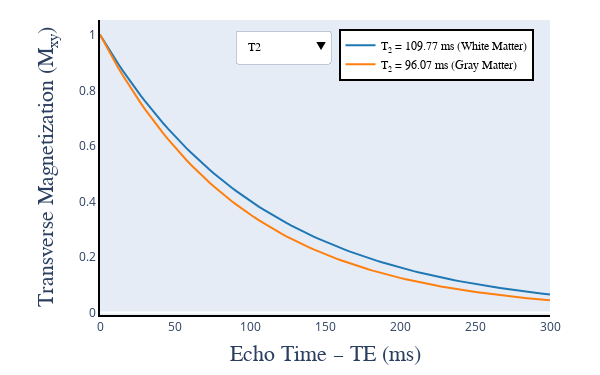

Notebook code cell kept with this figure:
### Markdown cell above
##### 1.2 Plot

### Code cell
import matplotlib.pyplot as plt
import chart_studio.plotly as py
import plotly.graph_objs as go
import numpy as np
from plotly import __version__
from plotly.offline import download_plotlyjs, init_notebook_mode, plot, iplot

init_notebook_mode(connected=True)

from IPython.core.display import display, HTML

config={'showLink': False, 'displayModeBar': False}

# T2 signals

wm_T2 = go.Scatter(
    x = TE,
    y = T2_signal_WM,
    name = 'T<sub>2</sub> = 109.77 ms (White Matter)',
    text = 'T<sub>2</sub> = 109.77 ms (White Matter)',
    hoverinfo = 'x+y+text',
    line=dict(color='#1f77b4', dash='solid'),
    visible = True
)

gm_T2 = go.Scatter(
    x = TE,
    y = T2_signal_GM,
    name = 'T<sub>2</sub> = 96.07 ms (Gray Matter)',
    text = 'T<sub>2</sub> = 96.07 ms (Gray Matter)',
    hoverinfo = 'x+y+text',
    line=dict(color='#ff7f0e', dash='solid'),
    visible = True
)

# T2* signals

wm_T2star = go.Scatter(
    x = TE,
    y = T2star_signal_WM,
    name = 'T<sub>2</sub>* = 67.63 ms (White Matter)',
    text = 'T<sub>2</sub>* = 67.63 ms (White Matter)',
    hoverinfo = 'x+y+text',
    line=dict(color='#1f77b4', dash='dot'),
    visible = False
)

gm_T2star = go.Scatter(
    x = TE,
    y = T2star_signal_GM,
    name = 'T<sub>2</sub>* = 48.48 ms (Gray Matter)',
    text = 'T<sub>2</sub>* = 48.48 ms (Gray Matter)',
    hoverinfo = 'x+y+text',
    line=dict(color='#ff7f0e', dash='dot'),
    visible = False
)

data = [wm_T2, gm_T2, wm_T2star, gm_T2star]

layout = go.Layout(
    width=600,
    height=375,
    margin=go.layout.Margin(
        l=100,
        r=50,
        b=60,
        t=20,
    ),
    annotations=[
        dict(
            x=0.5004254919715793,
            y=-0.175,
            showarrow=False,
            text='Echo Time – TE (ms)',
            font=dict(
                family='Times New Roman',
                size=22
            ),
            xref='paper',
            yref='paper'
        ),
        dict(
            x=-0.15,
            y=0.50,
            showarrow=False,
            text='Transverse Magnetization (M<sub>xy</sub>)',
            font=dict(
                family='Times New Roman',
                size=22
            ),
            textangle=-90,
            xref='paper',
            yref='paper'
        ),
    ],
    xaxis=dict(
        showgrid=False,
        linecolor='black',
        linewidth=2
    ),
    yaxis=dict(
        showgrid=False,
        linecolor='black',
        linewidth=2
    ),
    legend=dict(
        x=0.53,
        y=0.97,
        traceorder='normal',
        font=dict(
            family='Times New Roman',
            size=12,
            color='#000'
        ),
        bordercolor='#000000',
        borderwidth=2
    ),
    updatemenus=[
        dict(
            buttons=list([
                # Display T2
                dict(
                    args=[{'visible': [True, True, False, False]}],
                    label='T2',
                    method='update'
                ),
                # Display T2*
                dict(
                    args=[{'visible': [False, False, True, True]}],
                    label='T2*',
                    method='update'
                ),
                # Display both T2 and T2*
                dict(
                    args=[{'visible': [True, True, True, True]}],
                    label='T2 and T2*',
                    method='update'
                ),
            ]),
            direction='down',
            pad={'r': 10, 't': 10},
            showactive=True,
            x=0.30,
            xanchor='left',
            y=1.0,
            yanchor='top',
            font=dict(
            family='Times New Roman',
            size=12,
            color='#000'
            )
        ),
    ]
) 

fig = dict(data=data, layout=layout)

iplot(fig, filename = 'ir_fig_2.html', config = config)

### Figure 1 — Plotly figure (JSON) as saved in the notebook; plotly's stock layout.template omitted (floating-point values rounded to 4 significant figures)
{"data": [{"hoverinfo": "x+y+text", "line": {"color": "#1f77b4", "dash": "solid"}, "name": "T<sub>2</sub> = 109.77 ms (White Matter)", "text": "T<sub>2</sub> = 109.77 ms (White Matter)", "type": "scatter", "visible": true, "x": [0, 3.03, 6.061, 9.091, 12.12, 15.15, 18.18, 21.21, 24.24, 27.27, 30.3, 33.33, 36.36, 39.39, 42.42, 45.45, 48.48, 51.52, 54.55, 57.58, 60.61, 63.64, 66.67, 69.7, 72.73, 75.76, 78.79, 81.82, 84.85, 87.88, 90.91, 93.94, 96.97, 100, 103.0, 106.1, 109.1, 112.1, 115.2, 118.2, 121.2, 124.2, 127.3, 130.3, 133.3, 136.4, 139.4, 142.4, 145.5, 148.5, 151.5, 154.5, 157.6, 160.6, 163.6, 166.7, 169.7, 172.7, 175.8, 178.8, 181.8, 184.8, 187.9, 190.9, 193.9, 197.0, 200, 203.0, 206.1, 209.1, 212.1, 215.2, 218.2, 221.2, 224.2, 227.3, 230.3, 233.3, 236.4, 239.4, 242.4, 245.5, 248.5, 251.5, 254.5, 257.6, 260.6, 263.6, 266.7, 269.7, 272.7, 275.8, 278.8, 281.8, 284.8, 287.9, 290.9, 293.9, 297.0, 300], "y": [1, 0.9728, 0.9463, 0.9205, 0.8955, 0.8711, 0.8474, 0.8243, 0.8018, 0.78, 0.7588, 0.7381, 0.718, 0.6985, 0.6794, 0.6609, 0.6429, 0.6254, 0.6084, 0.5918, 0.5757, 0.5601, 0.5448, 0.53, 0.5155, 0.5015, 0.4878, 0.4746, 0.4616, 0.4491, 0.4368, 0.4249, 0.4134, 0.4021, 0.3912, 0.3805, 0.3702, 0.3601, 0.3503, 0.3407, 0.3315, 0.3224, 0.3137, 0.3051, 0.2968, 0.2887, 0.2809, 0.2732, 0.2658, 0.2585, 0.2515, 0.2447, 0.238, 0.2315, 0.2252, 0.2191, 0.2131, 0.2073, 0.2017, 0.1962, 0.1908, 0.1856, 0.1806, 0.1757, 0.1709, 0.1662, 0.1617, 0.1573, 0.153, 0.1489, 0.1448, 0.1409, 0.137, 0.1333, 0.1297, 0.1261, 0.1227, 0.1194, 0.1161, 0.1129, 0.1099, 0.1069, 0.104, 0.1011, 0.09838, 0.0957, 0.0931, 0.09056, 0.0881, 0.0857, 0.08336, 0.08109, 0.07889, 0.07674, 0.07465, 0.07262, 0.07064, 0.06872, 0.06684, 0.06502]}, {"hoverinfo": "x+y+text", "line": {"color": "#ff7f0e", "dash": "solid"}, "name": "T<sub>2</sub> = 96.07 ms (Gray Matter)", "text": "T<sub>2</sub> = 96.07 ms (Gray Matter)", "type": "scatter", "visible": true, "x": [0, 3.03, 6.061, 9.091, 12.12, 15.15, 18.18, 21.21, 24.24, 27.27, 30.3, 33.33, 36.36, 39.39, 42.42, 45.45, 48.48, 51.52, 54.55, 57.58, 60.61, 63.64, 66.67, 69.7, 72.73, 75.76, 78.79, 81.82, 84.85, 87.88, 90.91, 93.94, 96.97, 100, 103.0, 106.1, 109.1, 112.1, 115.2, 118.2, 121.2, 124.2, 127.3, 130.3, 133.3, 136.4, 139.4, 142.4, 145.5, 148.5, 151.5, 154.5, 157.6, 160.6, 163.6, 166.7, 169.7, 172.7, 175.8, 178.8, 181.8, 184.8, 187.9, 190.9, 193.9, 197.0, 200, 203.0, 206.1, 209.1, 212.1, 215.2, 218.2, 221.2, 224.2, 227.3, 230.3, 233.3, 236.4, 239.4, 242.4, 245.5, 248.5, 251.5, 254.5, 257.6, 260.6, 263.6, 266.7, 269.7, 272.7, 275.8, 278.8, 281.8, 284.8, 287.9, 290.9, 293.9, 297.0, 300], "y": [1, 0.9689, 0.9389, 0.9097, 0.8815, 0.8541, 0.8276, 0.8019, 0.777, 0.7529, 0.7295, 0.7068, 0.6849, 0.6636, 0.643, 0.623, 0.6037, 0.585, 0.5668, 0.5492, 0.5321, 0.5156, 0.4996, 0.4841, 0.4691, 0.4545, 0.4404, 0.4267, 0.4135, 0.4006, 0.3882, 0.3761, 0.3645, 0.3531, 0.3422, 0.3315, 0.3213, 0.3113, 0.3016, 0.2922, 0.2832, 0.2744, 0.2659, 0.2576, 0.2496, 0.2419, 0.2343, 0.2271, 0.22, 0.2132, 0.2066, 0.2002, 0.1939, 0.1879, 0.1821, 0.1764, 0.1709, 0.1656, 0.1605, 0.1555, 0.1507, 0.146, 0.1415, 0.1371, 0.1328, 0.1287, 0.1247, 0.1208, 0.1171, 0.1134, 0.1099, 0.1065, 0.1032, 0.1, 0.09689, 0.09388, 0.09097, 0.08814, 0.08541, 0.08276, 0.08019, 0.0777, 0.07528, 0.07295, 0.07068, 0.06849, 0.06636, 0.0643, 0.0623, 0.06037, 0.05849, 0.05668, 0.05492, 0.05321, 0.05156, 0.04996, 0.04841, 0.0469, 0.04545, 0.04404]}, {"hoverinfo": "x+y+text", "line": {"color": "#1f77b4", "dash": "dot"}, "name": "T<sub>2</sub>* = 67.63 ms (White Matter)", "text": "T<sub>2</sub>* = 67.63 ms (White Matter)", "type": "scatter", "visible": false, "x": [0, 3.03, 6.061, 9.091, 12.12, 15.15, 18.18, 21.21, 24.24, 27.27, 30.3, 33.33, 36.36, 39.39, 42.42, 45.45, 48.48, 51.52, 54.55, 57.58, 60.61, 63.64, 66.67, 69.7, 72.73, 75.76, 78.79, 81.82, 84.85, 87.88, 90.91, 93.94, 96.97, 100, 103.0, 106.1, 109.1, 112.1, 115.2, 118.2, 121.2, 124.2, 127.3, 130.3, 133.3, 136.4, 139.4, 142.4, 145.5, 148.5, 151.5, 154.5, 157.6, 160.6, 163.6, 166.7, 169.7, 172.7, 175.8, 178.8, 181.8, 184.8, 187.9, 190.9, 193.9, 197.0, 200, 203.0, 206.1, 209.1, 212.1, 215.2, 218.2, 221.2, 224.2, 227.3, 230.3, 233.3, 236.4, 239.4, 242.4, 245.5, 248.5, 251.5, 254.5, 257.6, 260.6, 263.6, 266.7, 269.7, 272.7, 275.8, 278.8, 281.8, 284.8, 287.9, 290.9, 293.9, 297.0, 300], "y": [1, 0.9562, 0.9143, 0.8742, 0.8359, 0.7993, 0.7643, 0.7308, 0.6988, 0.6681, 0.6389, 0.6109, 0.5841, 0.5585, 0.534, 0.5106, 0.4883, 0.4669, 0.4464, 0.4268, 0.4081, 0.3903, 0.3732, 0.3568, 0.3412, 0.3262, 0.3119, 0.2983, 0.2852, 0.2727, 0.2607, 0.2493, 0.2384, 0.2279, 0.218, 0.2084, 0.1993, 0.1905, 0.1822, 0.1742, 0.1666, 0.1593, 0.1523, 0.1456, 0.1392, 0.1331, 0.1273, 0.1217, 0.1164, 0.1113, 0.1064, 0.1018, 0.0973, 0.09304, 0.08896, 0.08506, 0.08133, 0.07777, 0.07436, 0.0711, 0.06799, 0.06501, 0.06216, 0.05944, 0.05683, 0.05434, 0.05196, 0.04968, 0.04751, 0.04543, 0.04343, 0.04153, 0.03971, 0.03797, 0.03631, 0.03472, 0.0332, 0.03174, 0.03035, 0.02902, 0.02775, 0.02653, 0.02537, 0.02426, 0.0232, 0.02218, 0.02121, 0.02028, 0.01939, 0.01854, 0.01773, 0.01695, 0.01621, 0.0155, 0.01482, 0.01417, 0.01355, 0.01295, 0.01239, 0.01184]}, {"hoverinfo": "x+y+text", "line": {"color": "#ff7f0e", "dash": "dot"}, "name": "T<sub>2</sub>* = 48.48 ms (Gray Matter)", "text": "T<sub>2</sub>* = 48.48 ms (Gray Matter)", "type": "scatter", "visible": false, "x": [0, 3.03, 6.061, 9.091, 12.12, 15.15, 18.18, 21.21, 24.24, 27.27, 30.3, 33.33, 36.36, 39.39, 42.42, 45.45, 48.48, 51.52, 54.55, 57.58, 60.61, 63.64, 66.67, 69.7, 72.73, 75.76, 78.79, 81.82, 84.85, 87.88, 90.91, 93.94, 96.97, 100, 103.0, 106.1, 109.1, 112.1, 115.2, 118.2, 121.2, 124.2, 127.3, 130.3, 133.3, 136.4, 139.4, 142.4, 145.5, 148.5, 151.5, 154.5, 157.6, 160.6, 163.6, 166.7, 169.7, 172.7, 175.8, 178.8, 181.8, 184.8, 187.9, 190.9, 193.9, 197.0, 200, 203.0, 206.1, 209.1, 212.1, 215.2, 218.2, 221.2, 224.2, 227.3, 230.3, 233.3, 236.4, 239.4, 242.4, 245.5, 248.5, 251.5, 254.5, 257.6, 260.6, 263.6, 266.7, 269.7, 272.7, 275.8, 278.8, 281.8, 284.8, 287.9, 290.9, 293.9, 297.0, 300], "y": [1, 0.9394, 0.8825, 0.829, 0.7788, 0.7316, 0.6873, 0.6456, 0.6065, 0.5698, 0.5352, 0.5028, 0.4723, 0.4437, 0.4168, 0.3916, 0.3678, 0.3456, 0.3246, 0.3049, 0.2865, 0.2691, 0.2528, 0.2375, 0.2231, 0.2096, 0.1969, 0.185, 0.1737, 0.1632, 0.1533, 0.144, 0.1353, 0.1271, 0.1194, 0.1122, 0.1054, 0.09899, 0.09299, 0.08736, 0.08206, 0.07709, 0.07242, 0.06803, 0.06391, 0.06004, 0.0564, 0.05298, 0.04977, 0.04676, 0.04392, 0.04126, 0.03876, 0.03641, 0.03421, 0.03213, 0.03019, 0.02836, 0.02664, 0.02503, 0.02351, 0.02208, 0.02075, 0.01949, 0.01831, 0.0172, 0.01616, 0.01518, 0.01426, 0.01339, 0.01258, 0.01182, 0.0111, 0.01043, 0.009799, 0.009205, 0.008648, 0.008124, 0.007631, 0.007169, 0.006735, 0.006327, 0.005943, 0.005583, 0.005245, 0.004927, 0.004628, 0.004348, 0.004085, 0.003837, 0.003605, 0.003386, 0.003181, 0.002988, 0.002807, 0.002637, 0.002477, 0.002327, 0.002186, 0.002054]}], "layout": {"annotations": [{"font": {"family": "Times New Roman", "size": 22}, "showarrow": false, "text": "Echo Time – TE (ms)", "x": 0.5004, "xref": "paper", "y": -0.175, "yref": "paper"}, {"font": {"family": "Times New Roman", "size": 22}, "showarrow": false, "text": "Transverse Magnetization (M<sub>xy</sub>)", "textangle": -90, "x": -0.15, "xref": "paper", "y": 0.5, "yref": "paper"}], "height": 375, "legend": {"bordercolor": "#000000", "borderwidth": 2, "font": {"color": "#000", "family": "Times New Roman", "size": 12}, "traceorder": "normal", "x": 0.53, "y": 0.97}, "margin": {"b": 60, "l": 100, "r": 50, "t": 20}, "updatemenus": [{"buttons": [{"args": [{"visible": [true, true, false, false]}], "label": "T2", "method": "update"}, {"args": [{"visible": [false, false, true, true]}], "label": "T2*", "method": "update"}, {"args": [{"visible": [true, true, true, true]}], "label": "T2 and T2*", "method": "update"}], "direction": "down", "font": {"color": "#000", "family": "Times New Roman", "size": 12}, "pad": {"r": 10, "t": 10}, "showactive": true, "x": 0.3, "xanchor": "left", "y": 1, "yanchor": "top"}], "width": 600, "xaxis": {"linecolor": "black", "linewidth": 2, "showgrid": false}, "yaxis": {"linecolor": "black", "linewidth": 2, "showgrid": false}}}
